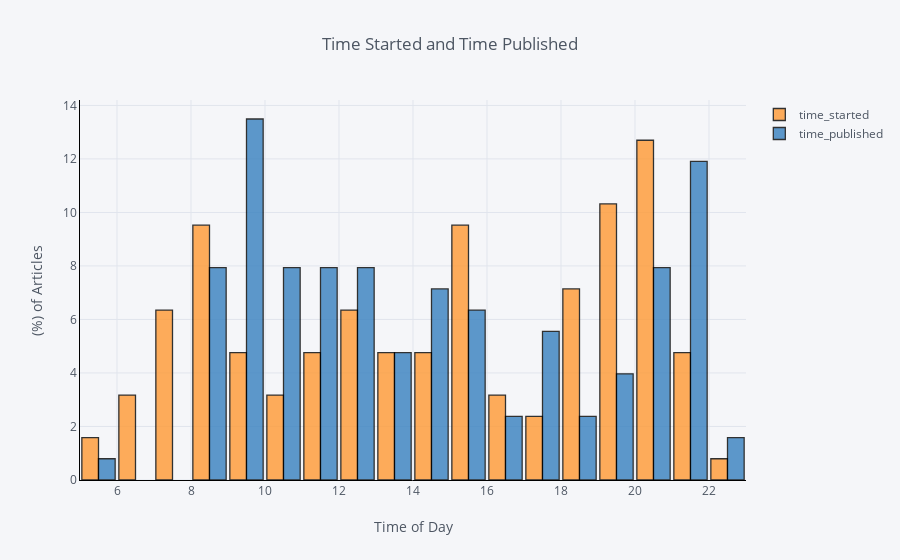

Source (notebook cell):
### Code cell
df['time_started'] = df['started_date'].apply(to_time)
df['time_published'] = df['published_date'].apply(to_time)

df[['time_started', 'time_published']].iplot(
    kind='hist',
    linecolor='black',
    bins=24,
    histnorm='percent',
    bargap=0.1,
    opacity=0.8,
    barmode='group',
    xTitle='Time of Day',
    yTitle='(%) of Articles',
    title='Time Started and Time Published')

### Figure 1 — Plotly figure (JSON) as saved in the notebook; plotly's stock layout.template omitted (floating-point values rounded to 4 significant figures)
{"data": [{"histfunc": "count", "histnorm": "percent", "marker": {"color": "rgba(255, 153, 51, 1.0)", "line": {"color": "#000000", "width": 1.3}}, "name": "time_started", "nbinsx": 24, "opacity": 0.8, "orientation": "v", "type": "histogram", "uid": "a974446c-133c-4433-a104-3a5a761b3e6e", "x": [14.4, 22.03, 12, 18.35, 20.3, 19.12, 11.52, 20.82, 9.1, 20.07, 15.23, 11.33, 13.03, 6.967, 12.62, 15.78, 20.72, 15.3, 14.02, 13.55, 6.1, 15.18, 19.47, 18.78, 18.8, 21.63, 13.3, 20.73, 17.38, 12.43, 8.75, 8.067, 10.7, 18.27, 7.267, 18.45, 15.78, 21.08, 19.8, 18.37, 20.53, 7.6, 20.63, 7.817, 20.63, 7.3, 8.25, 19.1, 7.783, 20.63, 14.53, 12.37, 12.67, 12.37, 21.35, 9.55, 20.1, 9.967, 19.95, 11.03, 13.03, 19.45, 13.63, 13.98, 9.6, 12.13, 18.18, 6.85, 18.2, 16.28, 10.92, 16, 19.12, 19.93, 7.033, 11.18, 20.47, 15.3, 19.02, 12.02, 9.217, 8.667, 20.02, 15.45, 14.9, 5.467, 10.85, 20.07, 14.35, 19.87, 5.05, 16.35, 6.983, 20.22, 21.15, 8.4, 15.68, 15.28, 10.38, 11.3, 20.2, 17.12, 17.78, 15.72, 21.28, 19.85, 19.85, 19.17, 7.867, 18.8, 8.717, 15.43, 14.75, 8.25, 8.367, 8.283, 8.333, 8.317, 8.35, 7.333, 15.48, 11.68, 16.93, 20.15, 9.95, 21.6]}, {"histfunc": "count", "histnorm": "percent", "marker": {"color": "rgba(55, 128, 191, 1.0)", "line": {"color": "#000000", "width": 1.3}}, "name": "time_published", "nbinsx": 24, "opacity": 0.8, "orientation": "v", "type": "histogram", "uid": "425be8a3-80de-4a5c-919c-9e60fddee550", "x": [14.42, 22.03, 12.92, 9.133, 8.85, 21.15, 17.9, 21.28, 17.83, 14.35, 14.4, 12.97, 12.97, 19.97, 15.28, 17.05, 14.03, 17.1, 15.15, 15.07, 10.33, 11.33, 11.37, 18.85, 13.75, 20.25, 20.62, 9.75, 16.97, 21.82, 20.8, 9.85, 15.4, 19.7, 8.917, 15.5, 20.27, 14.37, 18.45, 20.28, 8.667, 11.68, 9.433, 9.2, 9.15, 22.48, 18.95, 11.45, 12.82, 9.55, 11.17, 16.27, 10.48, 9.783, 12.73, 8.6, 14.2, 20.63, 13.52, 13.57, 15.45, 11.07, 12.55, 9.567, 9.8, 14.27, 11.65, 10.02, 20.58, 10.2, 8.433, 8.55, 11.07, 8.95, 9.583, 9.067, 5.883, 14.72, 19.82, 9.8, 9.85, 19.13, 12.73, 17.45, 9.433, 10.52, 17.92, 10.43, 13.68, 21.07, 13.17, 12.52, 10.43, 15.53, 20.73, 21.5, 10.23, 10.28, 9, 8.583, 21.9, 19.95, 13.42, 10.38, 11.83, 16.27, 14.68, 21.27, 12.65, 21.05, 20.07, 20.38, 15.47, 21.37, 21.4, 21.42, 21.43, 21.43, 21.45, 8, 12.52, 11.6, 17.88, 8.25, 9.483, 21.07]}], "layout": {"bargap": 0.1, "barmode": "group", "legend": {"bgcolor": "#F5F6F9", "font": {"color": "#4D5663"}}, "paper_bgcolor": "#F5F6F9", "plot_bgcolor": "#F5F6F9", "title": {"font": {"color": "#4D5663"}, "text": "Time Started and Time Published"}, "xaxis": {"gridcolor": "#E1E5ED", "linecolor": "black", "showgrid": true, "tickfont": {"color": "#4D5663"}, "title": {"font": {"color": "#4D5663"}, "text": "Time of Day"}, "zerolinecolor": "#E1E5ED"}, "yaxis": {"gridcolor": "#E1E5ED", "linecolor": "black", "showgrid": true, "tickfont": {"color": "#4D5663"}, "title": {"font": {"color": "#4D5663"}, "text": "(%) of Articles"}, "zerolinecolor": "#E1E5ED"}}}
